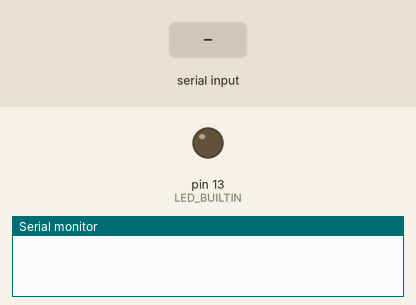
A sketch run on a simulated Arduino Uno, built with avr-gcc and run on an emulated ATmega328P. Parts: output pins drawn as LEDs (lit = HIGH), the last lines printed to the serial monitor. The test bench sets the inputs (shaded band).

Above: at 1.2 s.
1.3 s: "on\n" received over Serial
At 2.3 s:
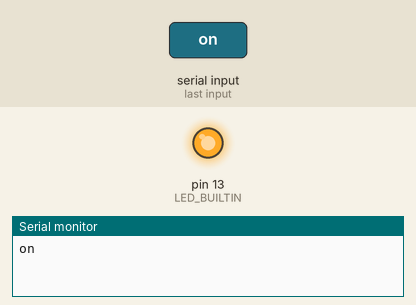
2.8 s: "off\n" received over Serial
At 3.4 s:
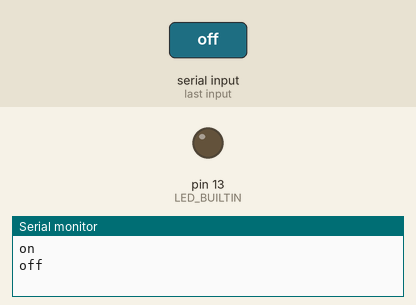
Timing chart, 0 to 5.8 s (numbered marks = the images above; inputs shaded):
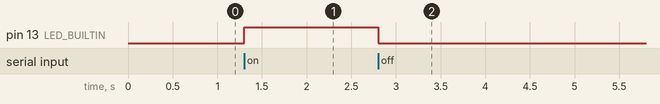

Measured:
- after the input at 1.3 s, pin 13 (LED_BUILTIN): LOW → HIGH at once
- after the input at 2.8 s, pin 13 (LED_BUILTIN): HIGH → LOW at once

The sketch:

PeripheralCode.ino
```cpp
/* This code is a proof of concept for Arduino controlling another Arduino
 * This is the PERIPHERAL code
 */

void setup() {
  // This baud rate needs to match on the two different Arduinos
  Serial.begin(9600);
  pinMode(LED_BUILTIN, OUTPUT);
}

void loop() {

  // If the serial go brrrrr
  if (Serial.available() > 0) {

    // Read the incomming string until we see the new line character
    // Our Controller code needs to send strings such as "this is a command\n"
    String data = Serial.readStringUntil('\n');
    Serial.println(data); //Print data on Serial Monitor

    // If our data says on, push the led high
    if(data == "on"){
      digitalWrite(LED_BUILTIN, HIGH);

    // Else, push it low
    }else if(data == "off"){
      digitalWrite(LED_BUILTIN, LOW);
    }
  }
}
```
